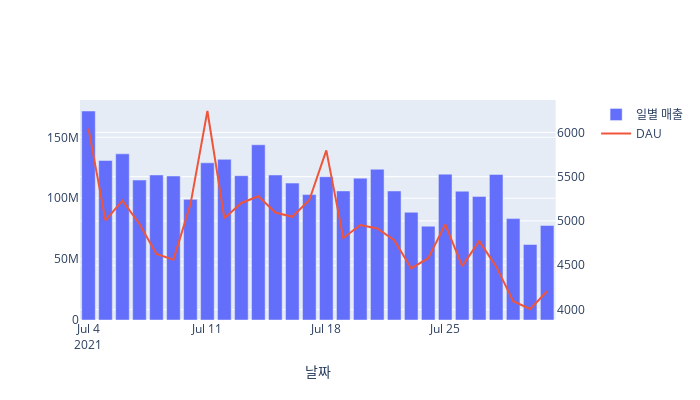

This figure's notebook cell:
### Code cell
# 일별 매출 및 주문 건수
fig = make_subplots(specs=[[{'secondary_y':True}]])
fig.add_trace(go.Bar(name='일별 매출' 
                     , x=df['date']
                     , y=df['sales'])
                     , secondary_y=False
                     )
fig.add_trace(go.Scatter(name='DAU', x=df['date'], y=df['dau'])
							, secondary_y=True)

fig.update_xaxes(title_text='날짜')

fig.update_layout(
    autosize=False,
    width=700,
    height=400
)

### Figure 1 — Plotly figure (JSON) as saved in the notebook; plotly's stock layout.template omitted (floating-point values rounded to 4 significant figures)
{"data": [{"name": "일별 매출", "type": "bar", "x": ["2021-07-04", "2021-07-05", "2021-07-06", "2021-07-07", "2021-07-08", "2021-07-09", "2021-07-10", "2021-07-11", "2021-07-12", "2021-07-13", "2021-07-14", "2021-07-15", "2021-07-16", "2021-07-17", "2021-07-18", "2021-07-19", "2021-07-20", "2021-07-21", "2021-07-22", "2021-07-23", "2021-07-24", "2021-07-25", "2021-07-26", "2021-07-27", "2021-07-28", "2021-07-29", "2021-07-30", "2021-07-31"], "xaxis": "x", "y": [171613020, 131001416, 136426530, 114904944, 119097030, 118223960, 99051744, 129079536, 131912064, 118485024, 143902530, 119068176, 112425904, 102961360, 117604590, 105969850, 116455816, 123795424, 105936530, 88422304, 77059456, 119768416, 105750160, 101509136, 119533984, 83252736, 61994872, 77604600], "yaxis": "y"}, {"name": "DAU", "type": "scatter", "x": ["2021-07-04", "2021-07-05", "2021-07-06", "2021-07-07", "2021-07-08", "2021-07-09", "2021-07-10", "2021-07-11", "2021-07-12", "2021-07-13", "2021-07-14", "2021-07-15", "2021-07-16", "2021-07-17", "2021-07-18", "2021-07-19", "2021-07-20", "2021-07-21", "2021-07-22", "2021-07-23", "2021-07-24", "2021-07-25", "2021-07-26", "2021-07-27", "2021-07-28", "2021-07-29", "2021-07-30", "2021-07-31"], "xaxis": "x", "y": [6043, 5007, 5229, 4966, 4626, 4563, 5185, 6242, 5030, 5203, 5279, 5095, 5047, 5236, 5797, 4807, 4954, 4915, 4782, 4463, 4579, 4961, 4489, 4772, 4486, 4093, 4005, 4206], "yaxis": "y2"}], "layout": {"autosize": false, "height": 400, "width": 700, "xaxis": {"anchor": "y", "autorange": true, "domain": [0, 0.94], "range": ["2021-07-03 12:00", "2021-07-31 12:00"], "title": {"text": "날짜"}, "type": "date"}, "yaxis": {"anchor": "x", "autorange": true, "domain": [0, 1], "range": [0, 180600000.0], "type": "linear"}, "yaxis2": {"anchor": "x", "autorange": true, "overlaying": "y", "range": [3881.0, 6366.0], "side": "right", "type": "linear"}}}
